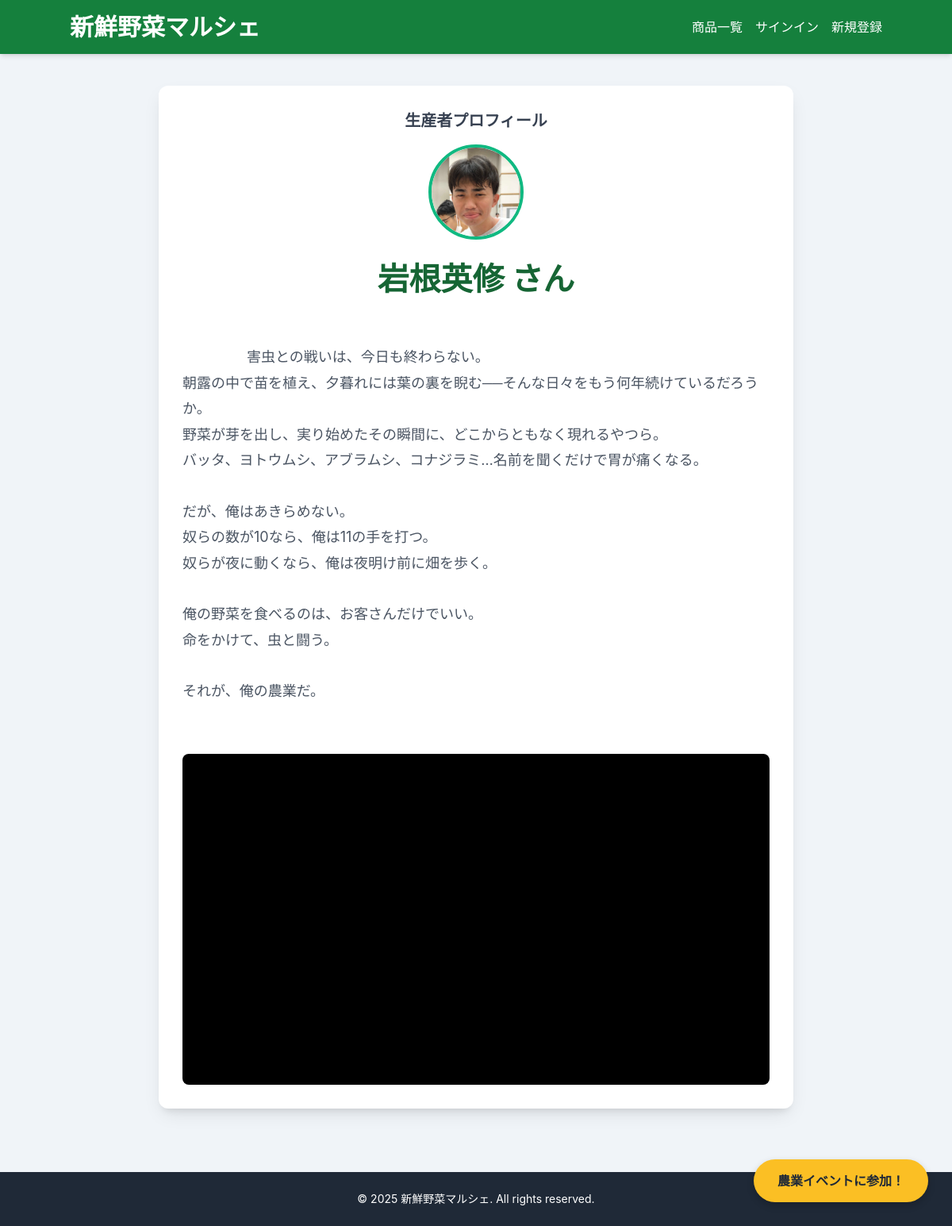
/producer/1, run on the app's committed database.
### server.py (models this page shows)
class Producer(db.Model):
    id = db.Column(db.Integer, primary_key=True)
    username = db.Column(db.String(100), unique=True, nullable=False)
    password = db.Column(db.String(200), nullable=False)
    account_name = db.Column(db.String(100), nullable=False)
    bio = db.Column(db.String(1000), nullable=False)
    profile_image = db.Column(db.String(200), nullable=True) # 画像URLを保存
    youtube_video = db.Column(db.String(200), nullable=True)
    products = db.relationship('Product', backref='producer', lazy=True, cascade="all, delete-orphan")

### server.py (the view)
@app.route('/producer/<int:producer_id>')
def view_producer_profile(producer_id):
    producer = Producer.query.get(producer_id)
    if not producer:
        flash('指定された生産者が見つかりません。', 'danger')
        return redirect(url_for('index'))
    return render_template('public_producer_profile.html', producer=producer)

### templates/public_producer_profile.html (shortened to what this page needs)
<!DOCTYPE html>
<html lang="ja">
<head>
    <script src="https://cdn.tailwindcss.com"></script>
</head>
<body class="flex flex-col min-h-screen">
    <header class="bg-green-700 text-white p-4 shadow-md">
        <div class="container mx-auto flex flex-col md:flex-row justify-between items-center">
            <h1 class="text-3xl font-bold mb-2 md:mb-0">
                <a href="{{ url_for('index') }}" class="hover:text-green-200 transition duration-300">新鮮野菜マルシェ</a>
            </h1>
            <nav>
                <ul class="flex space-x-4">
                    <li><a href="{{ url_for('index') }}" class="hover:text-green-200 transition duration-300">商品一覧</a></li>
                    {% if session.consumer_id %}
                        <li><a href="{{ url_for('consumer_logout') }}" class="hover:text-green-200 transition duration-300">ログアウト</a></li>
                        <li><a href="{{ url_for('view_cart') }}" class="hover:text-green-200 transition duration-300">カート</a></li>
                    {% else %}
                        <li><a href="{{ url_for('consumer_login') }}" class="hover:text-green-200 transition duration-300">サインイン</a></li>
                        <li><a href="{{ url_for('consumer_register') }}" class="hover:text-green-200 transition duration-300">新規登録</a></li>
                    {% endif %}
                </ul>
            </nav>
        </div>
    </header>
    <main class="flex-grow">
        <div class="profile-container">
            <h3 class="account-name-label text-xl font-semibold text-gray-700 mb-4">生産者プロフィール</h3>
            <div class="profile-header">
                <img src="{{ producer.profile_image if producer.profile_image else 'https://via.placeholder.com/120/CCCCCC/FFFFFF?text=No+Image' }}" alt="プロフィールアイコン">
                <h2 class="account-name">{{ producer.account_name }} さん</h2>
            </div>
            <p class="bio">
                {{ producer.bio if producer.bio else '自己紹介がまだありません。' }}
            </p>
            <div class="video-container">
                <iframe
                    src="{{ producer.youtube_video if producer.youtube_video else 'https://www.youtube.com/embed/dQw4w9WgXcQ' }}"
                    title="YouTube video player"
                    frameborder="0"
                    allow="accelerometer; autoplay; clipboard-write; encrypted-media; gyroscope; picture-in-picture"
                    allowfullscreen>
                </iframe>
            </div>
        </div>
        <a href="https://x.com/nhkparty/status/1943609873427751160" target="_blank" class="fixed-bottom-btn">農業イベントに参加！</a>
    </main>
    <footer class="bg-gray-800 text-white p-6 mt-10">
        <div class="container mx-auto text-center text-sm">
            &copy; 2025 新鮮野菜マルシェ. All rights reserved.
        </div>
    </footer>
</body>
</html>

### templates/public_producer_profile.html (style rules this page uses)
body { font-family: 'Inter', sans-serif; background-color: #f0f4f8; }
.profile-container { max-width: 800px; margin: 40px auto; background-color: #ffffff; padding: 30px; border-radius: 12px; box-shadow: 0 10px 25px -5px rgba(0, 0, 0, 0.1), 0 8px 10px -6px rgba(0, 0, 0, 0.1); text-align: center; }
.profile-header img { width: 120px; height: 120px; border-radius: 50%; object-fit: cover; border: 4px solid #10B981; margin: 0 auto 20px; display: block; }
.account-name { font-size: 2.5rem; font-weight: 800; color: #166534; margin-bottom: 20px; }
.bio { font-size: 1.125rem; color: #4b5563; line-height: 1.8; margin-bottom: 30px; white-space: pre-wrap; text-align: left; }
.video-container { position: relative; width: 100%; padding-bottom: 56.25%; height: 0; overflow: hidden; background-color: #000; border-radius: 8px; }
.video-container iframe { position: absolute; top: 0; left: 0; width: 100%; height: 100%; border: 0; }
.fixed-bottom-btn { display: inline-block; background-color: #FBBF24; color: #1F2937; font-weight: bold; padding: 15px 30px; border-radius: 9999px; text-decoration: none; box-shadow: 0 4px 10px rgba(0, 0, 0, 0.2); transition: all 0.3s ease; position: fixed; bottom: 30px; right: 30px; z-index: 100; }

### data on the page
Producer: profile_image (picture), account_name "岩根英修", bio "害虫との戦いは、今日も終わらない。 朝露の中で苗を植え、夕暮れには葉の裏を睨む──そんな日々をもう何年続けているだろうか。 野菜が芽を出し、実り始めたその瞬間に、どこからともなく現れるやつら。 バッタ、ヨトウムシ、アブラムシ、コナジラミ…名前を聞くだけで胃が痛くなる。 だが、俺はあきらめない。 奴らの数が10なら、俺は11の手を打つ。 奴らが夜に動くなら、俺は夜明け前に畑を歩く。 俺の野菜を食べるのは、お客さんだけでいい。 命をかけて、虫と闘う。 それが、俺の農業だ。"
